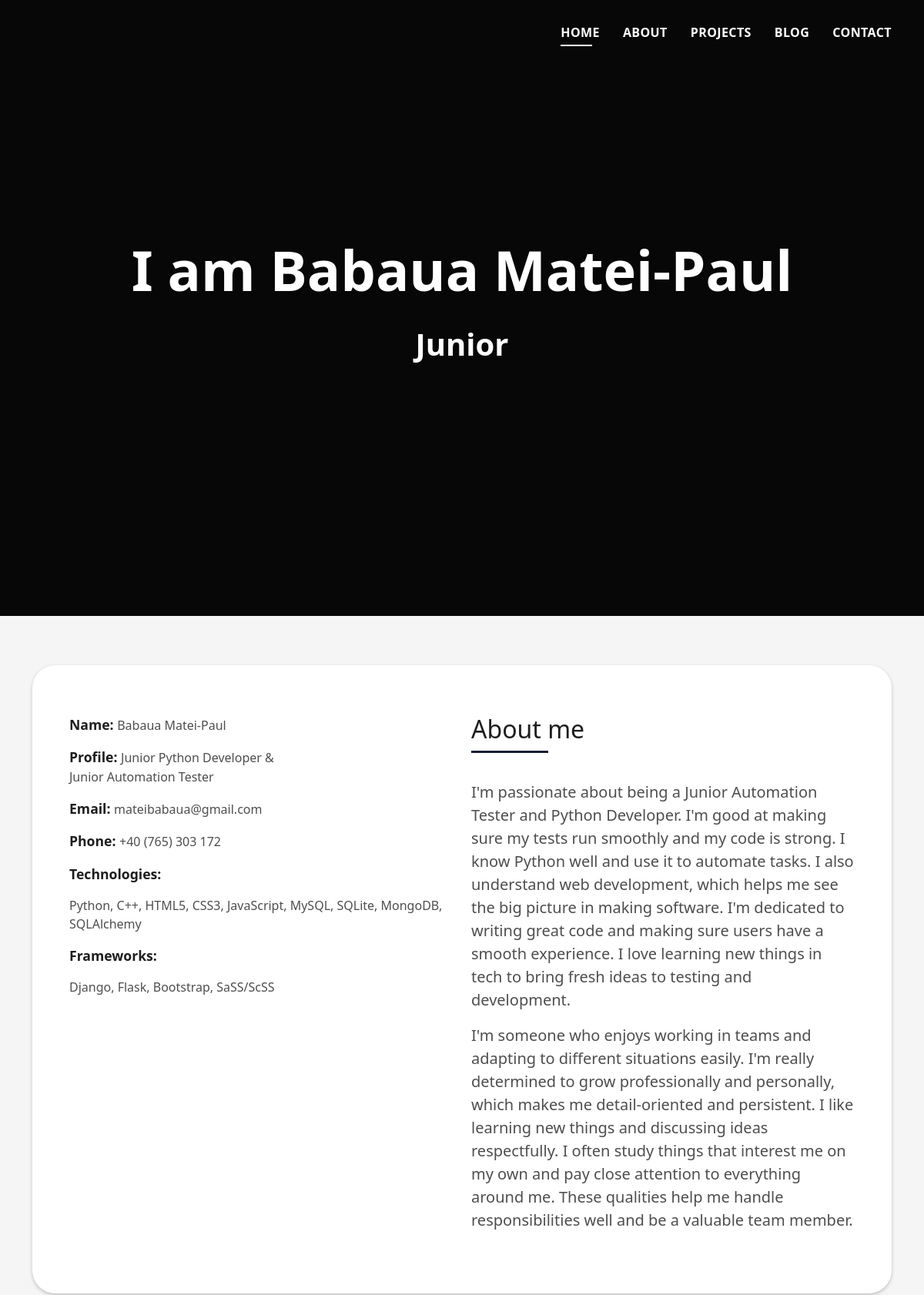
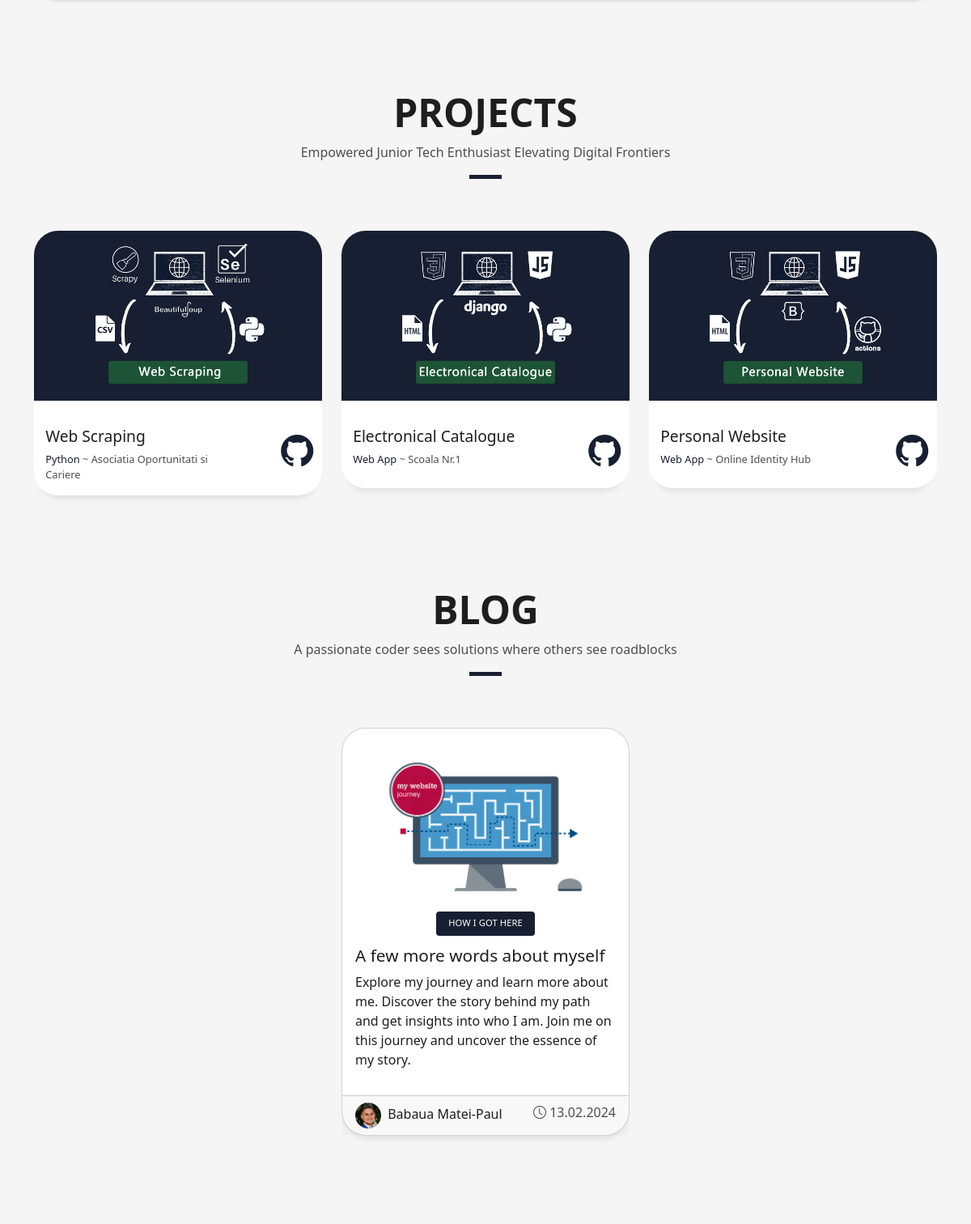
The page / (upper part) on the database its author committed (2 pictures, top to bottom).
### tables this page shows
CREATE TABLE Contacte (ID INTEGER PRIMARY KEY, Name TEXT, Profile TEXT, Email TEXT, Phone TEXT);

CREATE TABLE Technologies (
                        ID INTEGER PRIMARY KEY,
                        Technology TEXT,
                        Competence_Level TEXT
                    );

CREATE TABLE Frameworks (
                        ID INTEGER PRIMARY KEY,
                        Framework TEXT,
                        Competence_Level TEXT
                    );

### app.py (the view)
@app.route('/')
def index():
    database = Database('database.db')
    create_messages_table()
    get_db_contact_info = ContactInfo(database).get_info()
    get_db_technologies_data = Technologies(database).get_technologies()
    get_db_frameworks_data = Frameworks(database).get_frameworks()
    get_db_websites_links = Websites(database).get_website()
    get_db_project_links = ProjectLinks(database).get_github_links()
    return render_template(
        'index.html',
        contact_info=get_db_contact_info,
        technologies=get_db_technologies_data,
        frameworks=get_db_frameworks_data,
        websites=get_db_websites_links,
        project_github_links=get_db_project_links,)

### app.py (called while the page is built)
def create_connection():
    conn = sqlite3.connect(app.config['DATABASE'])
    return conn

def create_messages_table():
    conn = create_connection()
    cursor = conn.cursor()
    cursor.execute('''
        CREATE TABLE IF NOT EXISTS messages (
            id INTEGER PRIMARY KEY AUTOINCREMENT,
            name TEXT NOT NULL,
            email TEXT NOT NULL,
            subject TEXT NOT NULL,
            message TEXT NOT NULL
        );
    ''')
    conn.commit()
    conn.close()

    def execute_query(self, query, params=None):
        if params:
            self.cursor.execute(query, params)
        else:
            self.cursor.execute(query)
        return self.cursor.fetchall()

    def __del__(self):
        self.conn.close()

    def get_info(self):
        query_result = self.database.execute_query("SELECT * FROM Contacte")
        return query_result[0] if query_result else None

    def get_technologies(self):
        query_result = self.database.execute_query("SELECT Technology FROM Technologies")
        return [row[0] for row in query_result]

    def get_frameworks(self):
        query_result = self.database.execute_query("SELECT Framework FROM Frameworks")
        return [row for row in query_result]

    def get_website(self):
        query = "SELECT website, link FROM websites"
        return self.database.execute_query(query)

    def get_github_links(self):
        query = "SELECT link FROM Repositories"
        return self.database.execute_query(query)

### templates/index.html (shortened to what this page needs)
<!DOCTYPE html>
<html lang="en">
<head>
  <link href="{{ url_for('static', filename='assets/vendor/bootstrap/css/bootstrap.min.css') }}" rel="stylesheet">
  <link href="{{ url_for('static', filename='assets/vendor/bootstrap-icons/bootstrap-icons.css') }}" rel="stylesheet">
  <link href="{{ url_for('static', filename='assets/vendor/glightbox/css/glightbox.min.css') }}" rel="stylesheet">
  <link href="{{ url_for('static', filename='assets/vendor/swiper/swiper-bundle.min.css') }}" rel="stylesheet">
  <link rel="stylesheet" type="text/css" href="{{ url_for('static', filename='assets/css/style.css') }}">
</head>
<body>
  <header id="header" class="fixed-top">
    <div class="container d-flex align-items-center justify-content-between">
      <nav id="navbar" class="navbar">
        <ul>
          <li><a class="nav-link scrollto active" href="#hero">Home</a></li>
          <li><a class="nav-link scrollto" href="#about">About</a></li>
          <li><a class="nav-link scrollto " href="#projects">Projects</a></li>
          <li><a class="nav-link scrollto " href="#blog">Blog</a></li>
          <li><a class="nav-link scrollto" href="#contact-page">Contact</a></li>
        </ul>
      </nav>
    </div>
  </header>
<div id="hero" class="hero route bg-image" style="background-image: url('{{ url_for('static', filename='assets/img/hero-bg.png') }}');">
    <div class="overlay-itro"></div>
    <div class="hero-content display-table">
      <div class="table-cell">
        <div class="container">
          <h1 class="hero-title mb-4">I am Babaua Matei-Paul</h1>
          <p class="hero-subtitle">Junior </p>
        </div>
      </div>
    </div>
  </div>
  <main id="main">
    <section id="about" class="about-mf sect-pt4 route">
      <div class="container">
        <div class="row">
          <div class="col-sm-12">
            <div class="box-shadow-full">
              <div class="row">
                <div class="col-md-6">
                  <div class="row">
                    <div class="col-sm-6 col-md-7">
                      <div class="about-info">
                        <p><span class="title-s">Name: </span> <span>{{ contact_info[1] }}</span></p>
                        <p><span class="title-s">Profile: </span> <span>{{ contact_info[2] }}</span></p>
                        <p><span class="title-s">Email: </span> <span>{{ contact_info[3] }}</span></p>
                        <p><span class="title-s">Phone: </span> <span>{{ contact_info[4] }}</span></p>
                      </div>
                    </div>
                  </div>
                  <div class="skill-mf">
                    <p class="title-s">Technologies:</p>
                    {% for technology in technologies %}
                    <span>{{ technology }}{% if not loop.last %}, {% endif %}</span>
                    {% endfor %}
                    <p class="title-s title-s-second">Frameworks:</p>
                    {% for framework_tuple in frameworks %}
                    <span>{{ framework_tuple.0 }}{% if not loop.last %}, {% endif %}</span>
                    {% endfor %}
                  </div>
                </div>
                <div class="col-md-6">
                  <div class="about-me pt-4 pt-md-0">
                    <div class="title-box-2">
                      <h5 class="title-left">
                        About me
                      </h5>
                    </div>
                    <p class="lead">
                      I'm passionate about being a Junior Automation Tester and Python Developer.
                      I'm good at making sure my tests run smoothly and my code is strong.
                      I know Python well and use it to automate tasks. I also understand web development,
                      which helps me see the big picture in making software. I'm dedicated to writing
                      great code and making sure users have a smooth experience. I love learning new
                      things in tech to bring fresh ideas to testing and development.
                    </p>
                    <p class="lead">
                     I'm someone who enjoys working in teams and adapting to different situations easily.
                     I'm really determined to grow professionally and personally, which makes me detail-oriented
                      and persistent. I like learning new things and discussing ideas respectfully. I often study
                      things that interest me on my own and pay close attention to everything around me.
                      These qualities help me handle responsibilities well and be a valuable team member.
                    </p>
                  </div>
                </div>
              </div>
            </div>
          </div>
        </div>
      </div>
    </section>
    <section id="projects" class="portfolio-mf sect-pt4 route">
      <div class="container">
        <div class="row">
          <div class="col-sm-12">
            <div class="title-box text-center">
              <h3 class="title-a">
                PROJECTS
              </h3>
              <p class="subtitle-a">
                Empowered Junior Tech Enthusiast Elevating Digital Frontiers
              </p>
              <div class="line-mf"></div>
            </div>
          </div>
        </div>
        <div class="row">
          <div class="col-md-4">
            <div class="work-box">
              <a href="static/assets/img/work-1-1.png" data-gallery="portfolioGallery" class="portfolio-lightbox">
                <div class="work-img">
                  <img src="static/assets/img/work-1.png" alt="" class="img-fluid">
                </div>
              </a>
              <div class="work-content">
                <div class="row">
                  <div class="col-sm-8">
                    <h2 class="w-title">Web Scraping</h2>
                    <div class="w-more">
                      <span class="w-ctegory">Python</span> ~ <span class="w-date">Asociatia Oportunitati si Cariere</span>
                    </div>
                  </div>
                  <div class="col-sm-4">
                    <div class="w-like">
                      <a href="{{ project_github_links[0][0] }}"><span class="socials"><i class="bi bi-github"></i></span></a>
                    </div>
                  </div>
                </div>
              </div>
            </div>
          </div>
          <div class="col-md-4">
            <div class="work-box">
              <a href="static/assets/img/work-2-2.png" data-gallery="portfolioGallery" class="portfolio-lightbox">
                <div class="work-img">
                  <img src="static/assets/img/work-2.png" alt="" class="img-fluid">
                </div>
              </a>
              <div class="work-content">
                <div class="row">
                  <div class="col-sm-8">
                    <h2 class="w-title">Electronical Catalogue</h2>
                    <div class="w-more">
                      <span class="w-ctegory">Web App</span> ~ <span class="w-date">Scoala Nr.1 </span>
                    </div>
                  </div>
                  <div class="col-sm-4">
                    <div class="w-like">
                      <a href="{{ project_github_links[1][0] }}"><span class="socials"><i class="bi bi-github"></i></span></a>
                    </div>
                  </div>
                </div>
              </div>
            </div>
          </div>
          <div class="col-md-4">
            <div class="work-box">
              <a href="static/assets/img/work-3-3.png" data-gallery="portfolioGallery" class="portfolio-lightbox">
                <div class="work-img">
                  <img src="static/assets/img/work-3.png" alt="" class="img-fluid">
                </div>
              </a>
              <div class="work-content">
                <div class="row">
                  <div class="col-sm-8">
                    <h2 class="w-title">Personal Website</h2>
                    <div class="w-more">
                      <span class="w-ctegory">Web App</span> ~ <span class="w-date">Online Identity Hub</span>
                    </div>
                  </div>
                  <div class="col-sm-4">
                    <div class="w-like">
                      <a href="{{ project_github_links[2][0] }}"><span class="socials"><i class="bi bi-github"></i></span></a>
                    </div>
                  </div>
                </div>
              </div>
            </div>
          </div>
        </div>
      </div>
    </section>
    <section id="blog" class="blog-mf sect-pt4 route">
      <div class="container">
        <div class="row">
          <div class="col-sm-12">
            <div class="title-box text-center">
              <h3 class="title-a">
                Blog
              </h3>
              <p class="subtitle-a">
                A passionate coder sees solutions where others see roadblocks
              </p>
              <div class="line-mf"></div>
            </div>
          </div>
        </div>
        <div class="row">
          <div class="col-md-4"></div>
          <div class="col-md-4">
            <div class="card card-blog">
                <div class="card-img">
                  <a href="{{ url_for('blog') }}"><img src="{{ url_for('static', filename='assets/img/post-1.png') }}" alt="" class="img-fluid"></a>
                </div>
                <div class="card-body">
                  <div class="card-category-box">
                    <a href="{{ url_for('blog') }}">
                      <div class="card-category">
                        <h6 class="category">How I Got Here</h6>
                      </div>
                    </a>
                  </div>
                  <h3 class="card-title"><a href="{{ url_for('blog') }}">A few more words about myself</a></h3>
                  <p class="card-description">
                    <a href="{{ url_for('blog') }}">
                    Explore my journey and learn more about me. Discover the story behind my path and get
                    insights into who I am. Join me on this journey and uncover the essence of my story.
                    </a>
                  </p>
                </div>
                <div class="card-footer">
                  <a href="{{ url_for('blog') }}">
                    <div class="post-author">
                        <img src="{{ url_for('static', filename='assets/img/me.png') }}" alt="" class="avatar rounded-circle">
                        <span class="author">{{ contact_info[1] }}</span>
                    </div>
                    <div class="post-date">
                      <span class="bi bi-clock"></span> 13.02.2024
                    </div>
                  </a>
                </div>
            </div>
          </div>
          <div class="col-md-4"></div>
        </div>
      </div>
    </section>
  </main>
</body>
</html>

### rows shown on the page
Contacte: Name "Babaua Matei-Paul", Profile "Junior Python Developer & Junior Automation Tester", Email "mateibabaua@gmail.com", Phone "+40 (765) 303 172"
Technologies: Technology "Python"
Technologies: Technology "C++"
Technologies: Technology "HTML5"
Technologies: Technology "CSS3"
Technologies: Technology "JavaScript"
Technologies: Technology "MySQL"
Technologies: Technology "SQLite"
Technologies: Technology "MongoDB"
Technologies: Technology "SQLAlchemy"
Frameworks: Framework "Django"
Frameworks: Framework "Flask"
Frameworks: Framework "Bootstrap"
Frameworks: Framework "SaSS/ScSS"
